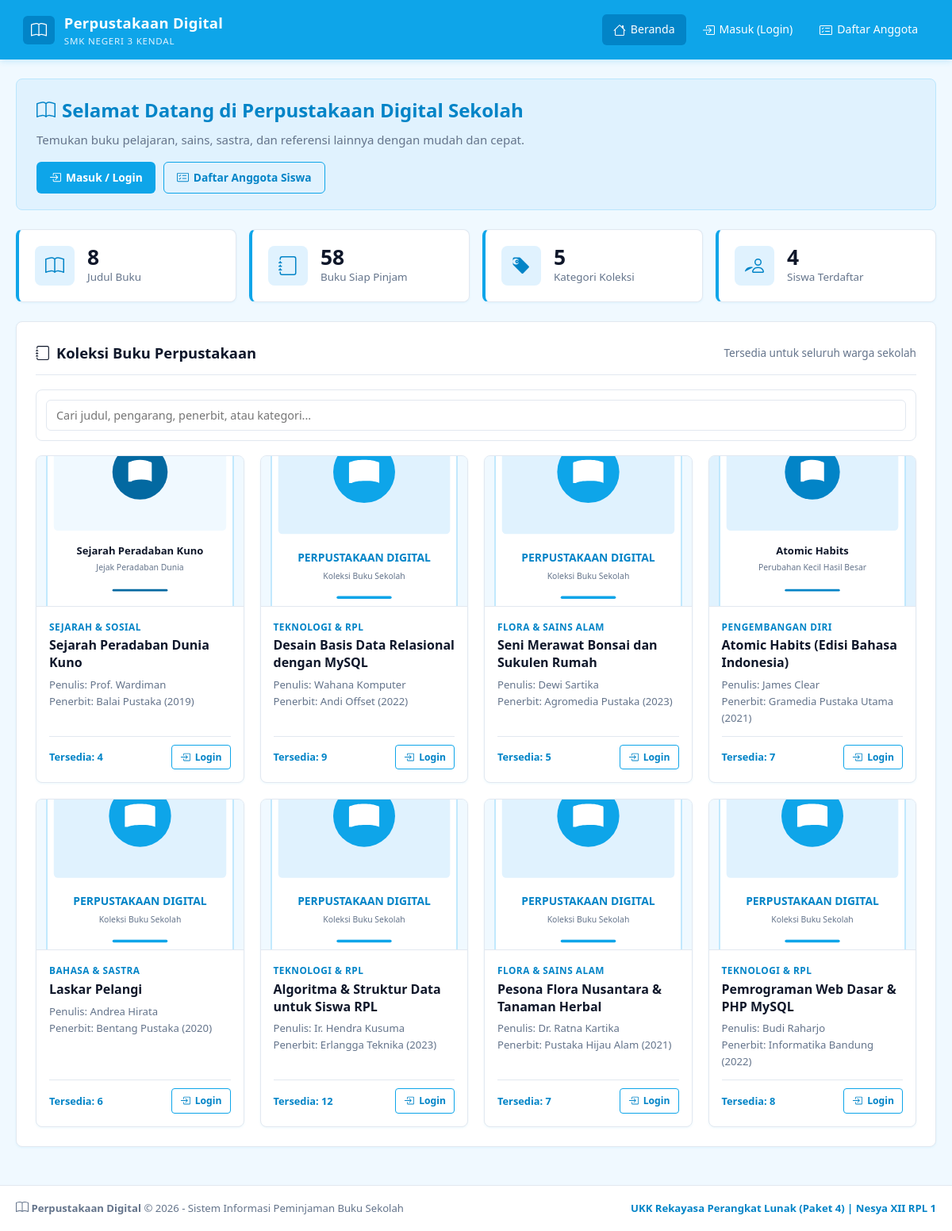
The page / on the database its author committed.
### tables this page shows
CREATE TABLE `buku` (
  `id_buku` INT(11) NOT NULL AUTO_INCREMENT,
  `kode_buku` VARCHAR(20) NOT NULL UNIQUE,
  `judul` VARCHAR(150) NOT NULL,
  `id_kategori` INT(11) NOT NULL,
  `pengarang` VARCHAR(100) NOT NULL,
  `penerbit` VARCHAR(100) NOT NULL,
  `tahun_terbit` INT(4) NOT NULL,
  `isbn` VARCHAR(30) DEFAULT NULL,
  `jumlah_buku` INT(5) NOT NULL DEFAULT 1,
  `sisa_buku` INT(5) NOT NULL DEFAULT 1,
  `lokasi_rak` VARCHAR(30) NOT NULL DEFAULT 'Rak A1',
  `deskripsi` TEXT DEFAULT NULL,
  `gambar` VARCHAR(255) DEFAULT 'default-book.png',
  `created_at` TIMESTAMP NOT NULL DEFAULT CURRENT_TIMESTAMP,
  PRIMARY KEY (`id_buku`),
  KEY `id_kategori` (`id_kategori`),
  CONSTRAINT `fk_buku_kategori` FOREIGN KEY (`id_kategori`) REFERENCES `kategori` (`id_kategori`) ON DELETE CASCADE ON UPDATE CASCADE
);

CREATE TABLE `kategori` (
  `id_kategori` INT(11) NOT NULL AUTO_INCREMENT,
  `nama_kategori` VARCHAR(50) NOT NULL,
  `deskripsi` VARCHAR(255) DEFAULT NULL,
  PRIMARY KEY (`id_kategori`)
);

### index.php (called while the page is built, shortened)
<?php
$daftar_buku = semua("SELECT b.*, k.nama_kategori
                      FROM buku b
                      LEFT JOIN kategori k ON b.id_kategori = k.id_kategori
                      ORDER BY b.id_buku DESC");
require_once __DIR__ . '/includes/layout.php';
require __DIR__ . '/views/index_katalog.php';
tampil_bawah();

### includes/fungsi.php (called while the page is built, shortened)
<?php
require_once __DIR__ . '/icons.php';
function e($teks) {
    return htmlspecialchars((string)($teks ?? ''));
}
function q($sql) {
    global $koneksi;
    return mysqli_query($koneksi, $sql);
}
function semua($sql) {
    $hasil = q($sql);
    $data = [];
    if ($hasil) {
        while ($baris = mysqli_fetch_assoc($hasil)) {
            $data[] = $baris;
        }
    }
    return $data;
}
require_once __DIR__ . '/komponen.php';

### views/index_katalog.php (the view)
<?php
$aksi = '';
if (!$login) {
    $aksi .= '<a href="login.php" class="btn btn-primary">' . bi('box-arrow-in-right', 15) . ' Masuk / Login</a>';
    $aksi .= '<a href="daftar.php" class="btn btn-outline">' . bi('card-checklist', 15) . ' Daftar Anggota Siswa</a>';
} else {
    $aksi .= '<a href="dashboard.php" class="btn btn-primary">' . bi('speedometer', 15) . ' Buka Dashboard Saya</a>';
    if ($level === 'siswa') {
        $aksi .= '<a href="pinjam.php" class="btn btn-outline">' . bi('download', 15) . ' Ajukan Pinjam Buku</a>';
    }
}
hero('book', 'Selamat Datang di Perpustakaan Digital Sekolah',
    'Temukan buku pelajaran, sains, sastra, dan referensi lainnya dengan mudah dan cepat.', $aksi);
kartu_statistik($stat);
?>
<div class="card">
  <div class="card-header">
    <div class="card-title"><?= bi('journal', 18); ?> Koleksi Buku Perpustakaan</div>
    <span class="text-muted-sm">Tersedia untuk seluruh warga sekolah</span>
  </div>
  <div class="filter-bar">
    <div class="search-input-wrapper">
      <input type="text" id="bookCatalogSearch" class="form-control"
             placeholder="Cari judul, pengarang, penerbit, atau kategori...">
    </div>
  </div>
  <div class="book-grid">
    <?php if (!$daftar_buku): ?>
      <p class="book-empty">Belum ada koleksi buku yang ditambahkan.</p>
    <?php else: foreach ($daftar_buku as $buku): ?>
      <div class="book-card">
        <span class="book-badge"><?= e($buku['lokasi_rak']); ?></span>
        <div class="book-cover">
          <img src="assets/uploads/<?= !empty($buku['gambar']) ? e($buku['gambar']) : 'default-book.svg'; ?>"
               alt="<?= e($buku['judul']); ?>" class="book-cover-img"
               onerror="this.src='assets/uploads/default-book.svg';">
        </div>
        <div class="book-body">
          <span class="book-category"><?= e($buku['nama_kategori'] ?? 'Umum'); ?></span>
          <h4 class="book-title"><?= e($buku['judul']); ?></h4>
          <div class="book-meta">
            Penulis: <?= e($buku['pengarang']); ?><br>
            Penerbit: <?= e($buku['penerbit']); ?> (<?= $buku['tahun_terbit']; ?>)
          </div>
          <div class="book-footer">
            <span class="book-stock">
              <?= $buku['sisa_buku'] > 0 ? 'Tersedia: ' . $buku['sisa_buku'] : 'Stok Habis'; ?>
            </span>
            <?php if ($login && $level === 'siswa'): ?>
              <?php if ($buku['sisa_buku'] > 0): ?>
                <a href="pinjam.php?id_buku=<?= $buku['id_buku']; ?>" class="btn btn-primary btn-sm">
                  <?= bi('download', 13); ?> Pinjam
                </a>
              <?php else: ?>
                <button class="btn btn-outline btn-sm" disabled>Habis</button>
              <?php endif; ?>
            <?php elseif (!$login): ?>
              <a href="login.php" class="btn btn-outline btn-sm">
                <?= bi('box-arrow-in-right', 13); ?> Login
              </a>
            <?php endif; ?>
          </div>
        </div>
      </div>
    <?php endforeach; endif; ?>
  </div>
</div>

### includes/layout.php (shortened to what this page needs)
<?php
$halaman = basename($_SERVER['PHP_SELF']);
$login   = isset($_SESSION['id_user']);
$level   = $_SESSION['level'] ?? '';
if (!$login) {
    $menu = [
        ['index.php', 'house', 'Beranda'],
        ['login.php', 'box-arrow-in-right', 'Masuk (Login)'],
        ['daftar.php', 'card-checklist', 'Daftar Anggota'],
    ];
}
function tampil_bawah() {
    ?>
</main>
<footer class="footer">
  <div class="footer-inner">
    <div>
      <strong><?= bi('book', 16); ?> Perpustakaan Digital</strong>
      &copy; <?= date('Y'); ?> - Sistem Informasi Peminjaman Buku Sekolah
    </div>
    <div class="footer-credit">
      UKK Rekayasa Perangkat Lunak (Paket 4) | Nesya XII RPL 1
    </div>
  </div>
</footer>
</body>
</html>
    <?php
}
?>
<!DOCTYPE html>
<html lang="id">
<head>
  <link rel="stylesheet" href="assets/css/style.css">
</head>
<body>
<header class="navbar">
  <a href="index.php" class="brand">
    <div class="brand-icon"><?= bi('book', 20); ?></div>
    <div class="brand-text">
      <h1>Perpustakaan Digital</h1>
      <p>SMK Negeri 3 Kendal</p>
    </div>
  </a>
  <nav>
    <ul class="nav-menu" id="navMenu">
      <?php foreach ($menu as [$url, $ikon, $label]): ?>
        <li>
          <a href="<?= $url; ?>" class="nav-link <?= $halaman === $url ? 'active' : ''; ?>">
            <?= bi($ikon, 16); ?> <?= $label; ?>
          </a>
        </li>
      <?php endforeach; ?>
    </ul>
  </nav>
</header>
<main class="main-wrapper">

### includes/icons.php (shortened to what this page needs)
<?php
function bi($name, $size = 16, $class = '') {
    $class_attr = $class ? ' ' . htmlspecialchars($class) : '';
    $style = "width: {$size}px; height: {$size}px; vertical-align: -0.15em; fill: currentColor; display: inline-block;";
    switch ($name) {
        case 'book':
        case 'buku':
            return '<svg class="bi' . $class_attr . '" style="' . $style . '" viewBox="0 0 16 16"><path d="M1 2.828c.885-.37 2.154-.769 3.388-.893 1.33-.134 2.458.063 3.112.752v9.746c-.935-.53-2.12-.603-3.213-.493-1.18.12-2.37.461-3.287.811V2.828zm7.5-.141c.654-.689 1.782-.886 3.112-.752 1.234.124 2.503.523 3.388.893v9.923c-.918-.35-2.107-.692-3.287-.81-1.094-.111-2.278-.039-3.213.492V2.687zM8 1.783C7.015.936 5.587.81 4.287.94c-1.514.153-3.042.672-3.994 1.105A.5.5 0 0 0 0 2.5v11a.5.5 0 0 0 .707.455c.882-.4 2.303-.881 3.68-1.02 1.409-.142 2.59.087 3.223.877a.5.5 0 0 0 .78 0c.633-.79 1.814-1.019 3.222-.877 1.378.139 2.8.62 3.681 1.02A.5.5 0 0 0 16 13.5v-11a.5.5 0 0 0-.293-.455c-.952-.433-2.48-.952-3.994-1.105C10.413.809 8.985.936 8 1.783z"/></svg>';
        case 'journal':
            return '<svg class="bi' . $class_attr . '" style="' . $style . '" viewBox="0 0 16 16"><path d="M3 0h10a2 2 0 0 1 2 2v12a2 2 0 0 1-2 2H3a2 2 0 0 1-2-2v-1h1v1a1 1 0 0 0 1 1h10a1 1 0 0 0 1-1V2a1 1 0 0 0-1-1H3a1 1 0 0 0-1 1v1H1V2a2 2 0 0 1 2-2z"/><path d="M1 5v-.5a.5.5 0 0 1 1 0V5h.5a.5.5 0 0 1 0 1h-2a.5.5 0 0 1 0-1H1zm0 3v-.5a.5.5 0 0 1 1 0V8h.5a.5.5 0 0 1 0 1h-2a.5.5 0 0 1 0-1H1zm0 3v-.5a.5.5 0 0 1 1 0v.5h.5a.5.5 0 0 1 0 1h-2a.5.5 0 0 1 0-1H1z"/></svg>';
        case 'house':
        case 'beranda':
            return '<svg class="bi' . $class_attr . '" style="' . $style . '" viewBox="0 0 16 16"><path d="M8.707 1.5a1 1 0 0 0-1.414 0L.646 8.146a.5.5 0 0 0 .708.708L2 8.207V13.5A1.5 1.5 0 0 0 3.5 15h9a1.5 1.5 0 0 0 1.5-1.5V8.207l.646.647a.5.5 0 0 0 .708-.708L13 5.793V2.5a.5.5 0 0 0-.5-.5h-1a.5.5 0 0 0-.5.5v1.293L8.707 1.5ZM13 7.207V13.5a.5.5 0 0 1-.5.5h-9a.5.5 0 0 1-.5-.5V7.207l5-5 5 5Z"/></svg>';
        case 'people':
        case 'anggota':
            return '<svg class="bi' . $class_attr . '" style="' . $style . '" viewBox="0 0 16 16"><path d="M15 14s1 0 1-1-1-4-5-4-5 3-5 4 1 1 1 1h8Zm-7.978-1A.261.261 0 0 1 7 12.996c.001-.264.167-1.03.76-1.72C8.312 10.629 9.282 10 11 10c1.717 0 2.687.63 3.24 1.276.593.69.758 1.457.76 1.72l-.008.002a.274.274 0 0 1-.014.002H7.022ZM11 7a2 2 0 1 0 0-4 2 2 0 0 0 0 4Zm3-2a3 3 0 1 1-6 0 3 3 0 0 1 6 0ZM6.936 9.28a5.88 5.88 0 0 0-1.23-.247A7.35 7.35 0 0 0 5 9c-4 0-5 3-5 4 1 1 1 1h4.216A2.238 2.238 0 0 1 5 13c0-1.01.377-2.042 1.09-2.904.243-.294.526-.569.846-.816ZM4.92 10A5.493 5.493 0 0 0 4 13H1c0-.26.164-1.03.76-1.724.545-.636 1.492-1.256 3.16-1.275ZM1.5 5.5a3 3 0 1 1 6 0 3 3 0 0 1-6 0Zm3-2a2 2 0 1 0 0 4 2 2 0 0 0 0-4Z"/></svg>';
        case 'box-arrow-in-right':
        case 'login':
            return '<svg class="bi' . $class_attr . '" style="' . $style . '" viewBox="0 0 16 16"><path fill-rule="evenodd" d="M6 3.5a.5.5 0 0 1 .5-.5h8a.5.5 0 0 1 .5.5v9a.5.5 0 0 1-.5.5h-8a.5.5 0 0 1-.5-.5v-2a.5.5 0 0 0-1 0v2A1.5 1.5 0 0 0 6.5 14h8a1.5 1.5 0 0 0 1.5-1.5v-9A1.5 1.5 0 0 0 14.5 2h-8A1.5 1.5 0 0 0 5 3.5v2a.5.5 0 0 0 1 0v-2z"/><path fill-rule="evenodd" d="M11.854 8.354a.5.5 0 0 0 0-.708l-3-3a.5.5 0 1 0-.708.708L10.293 7.5H1.5a.5.5 0 0 0 0 1h8.793l-2.147 2.146a.5.5 0 0 0 .708.708l3-3z"/></svg>';
        case 'card-checklist':
        case 'daftar':
            return '<svg class="bi' . $class_attr . '" style="' . $style . '" viewBox="0 0 16 16"><path d="M14.5 3a.5.5 0 0 1 .5.5v9a.5.5 0 0 1-.5.5h-13a.5.5 0 0 1-.5-.5v-9a.5.5 0 0 1 .5-.5h13zm-13-1A1.5 1.5 0 0 0 0 3.5v9A1.5 1.5 0 0 0 1.5 14h13a1.5 1.5 0 0 0 1.5-1.5v-9A1.5 1.5 0 0 0 14.5 2h-13z"/><path d="M7 5.5a.5.5 0 0 1 .5-.5h5a.5.5 0 0 1 0 1h-5a.5.5 0 0 1-.5-.5zm-1.496-.854a.5.5 0 0 1 0 .708l-1.5 1.5a.5.5 0 0 1-.708 0l-.5-.5a.5.5 0 1 1 .708-.708l.146.147 1.146-1.147a.5.5 0 0 1 .708 0zM7 9.5a.5.5 0 0 1 .5-.5h5a.5.5 0 0 1 0 1h-5a.5.5 0 0 1-.5-.5zm-1.496-.854a.5.5 0 0 1 0 .708l-1.5 1.5a.5.5 0 0 1-.708 0l-.5-.5a.5.5 0 0 1 .708-.708l.146.147 1.146-1.147a.5.5 0 0 1 .708 0z"/></svg>';
        case 'tag':
        case 'kategori':
            return '<svg class="bi' . $class_attr . '" style="' . $style . '" viewBox="0 0 16 16"><path d="M6 4.5a1.5 1.5 0 1 1-3 0 1.5 1.5 0 0 1 3 0zm-1 0a.5.5 0 1 0-1 0 .5.5 0 0 0 1 0z"/><path d="M2 1a1 1 0 0 0-1 1v4.586a1 1 0 0 0 .293.707l7 7a1 1 0 0 0 1.414 0l4.586-4.586a1 1 0 0 0 0-1.414l-7-7A1 1 0 0 0 6.586 1H2zm4 3.5a2.5 2.5 0 1 1-5 0 2.5 2.5 0 0 1 5 0z"/></svg>';
    }
}
?>

### includes/komponen.php (shortened to what this page needs)
<?php
function hero($ikon, $judul, $teks = '', $aksi = '', $kelas = 'page-hero hero-compact') {
    echo '<div class="' . $kelas . '">';
    echo '<h2>' . bi($ikon, 24) . ' ' . $judul . '</h2>';
    if ($teks !== '') {
        echo '<p>' . $teks . '</p>';
    }
    if ($aksi !== '') {
        echo '<div style="margin-top: 15px; display: flex; gap: 10px; flex-wrap: wrap;">' . $aksi . '</div>';
    }
    echo '</div>';
}
function kartu_statistik($stat) {
    echo '<div class="stats-grid">';
    foreach ($stat as [$ikon, $jumlah, $label]) {
        echo '<div class="stat-card">';
        echo '<div class="stat-icon">' . bi($ikon, 24) . '</div>';
        echo '<div class="stat-info"><h3>' . $jumlah . '</h3><p>' . $label . '</p></div>';
        echo '</div>';
    }
    echo '</div>';
}

### rows shown on the page
buku: gambar (picture), id_kategori.nama_kategori "SEJARAH & SOSIAL", judul "Sejarah Peradaban Dunia Kuno", pengarang "Prof. Wardiman", penerbit "Balai Pustaka", tahun_terbit "2019", sisa_buku "4"
buku: id_kategori.nama_kategori "TEKNOLOGI & RPL", judul "Desain Basis Data Relasional dengan MySQL", pengarang "Wahana Komputer", penerbit "Andi Offset", tahun_terbit "2022", sisa_buku "9"
buku: id_kategori.nama_kategori "FLORA & SAINS ALAM", judul "Seni Merawat Bonsai dan Sukulen Rumah", pengarang "Dewi Sartika", penerbit "Agromedia Pustaka", tahun_terbit "2023", sisa_buku "5"
buku: gambar (picture), id_kategori.nama_kategori "PENGEMBANGAN DIRI", judul "Atomic Habits (Edisi Bahasa Indonesia)", pengarang "James Clear", penerbit "Gramedia Pustaka Utama", tahun_terbit "2021", sisa_buku "7"
buku: id_kategori.nama_kategori "BAHASA & SASTRA", judul "Laskar Pelangi", pengarang "Andrea Hirata", penerbit "Bentang Pustaka", tahun_terbit "2020", sisa_buku "6"
buku: id_kategori.nama_kategori "TEKNOLOGI & RPL", judul "Algoritma & Struktur Data untuk Siswa RPL", pengarang "Ir. Hendra Kusuma", penerbit "Erlangga Teknika", tahun_terbit "2023", sisa_buku "12"
buku: id_kategori.nama_kategori "FLORA & SAINS ALAM", judul "Pesona Flora Nusantara & Tanaman Herbal", pengarang "Dr. Ratna Kartika", penerbit "Pustaka Hijau Alam", tahun_terbit "2021", sisa_buku "7"
buku: id_kategori.nama_kategori "TEKNOLOGI & RPL", judul "Pemrograman Web Dasar & PHP MySQL", pengarang "Budi Raharjo", penerbit "Informatika Bandung", tahun_terbit "2022", sisa_buku "8"

### other values the page prints
$label "Beranda"
$label "Masuk (Login)"
$label "Daftar Anggota"
$judul "Selamat Datang di Perpustakaan Digital Sekolah"
$teks "Temukan buku pelajaran, sains, sastra, dan referensi lainnya dengan mudah dan cepat."
$jumlah "8"
$label "Judul Buku"
$jumlah "58"
$label "Buku Siap Pinjam"
$jumlah "5"
$label "Kategori Koleksi"
$jumlah "4"
$label "Siswa Terdaftar"
